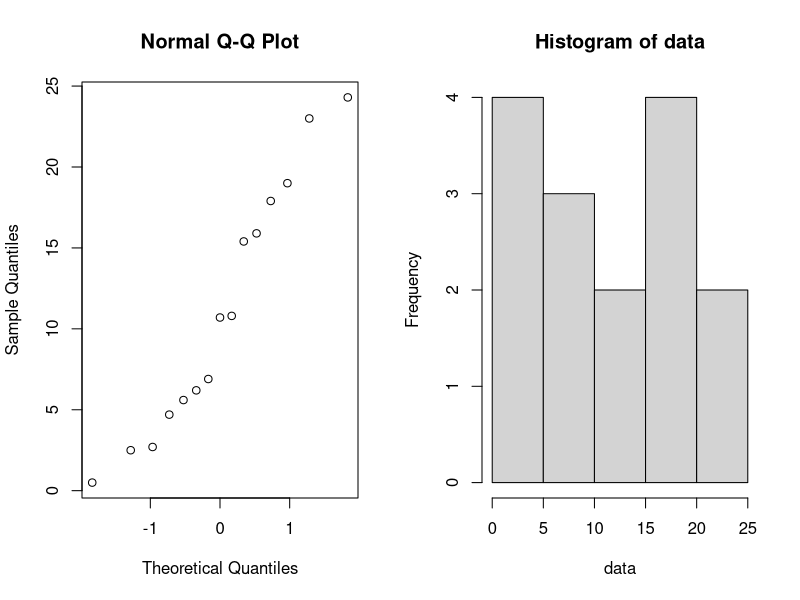
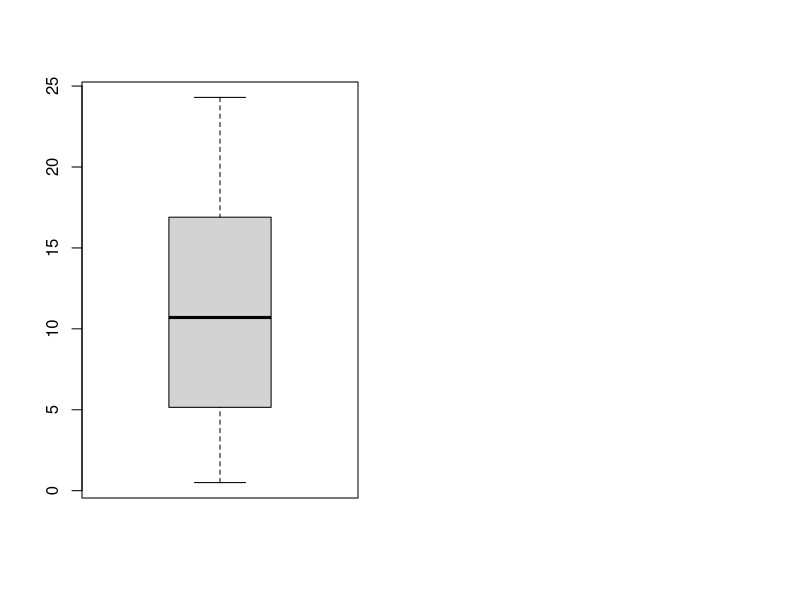
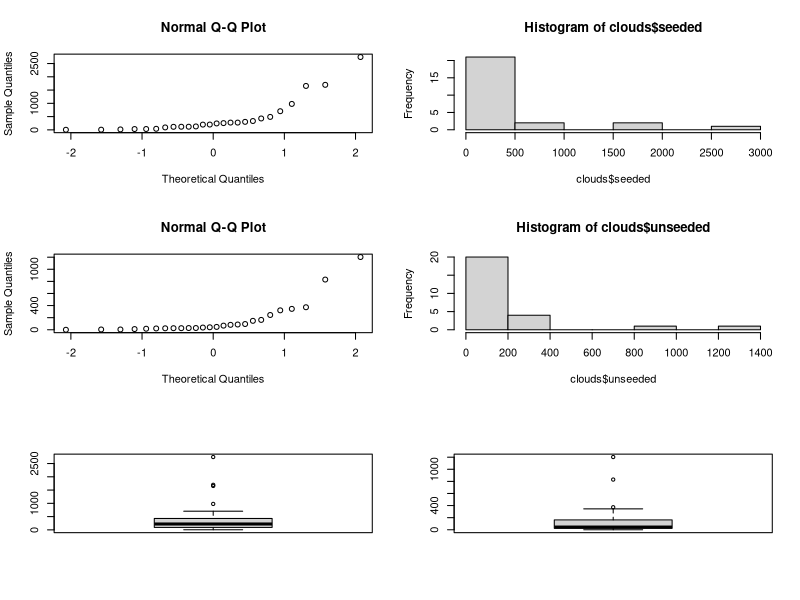
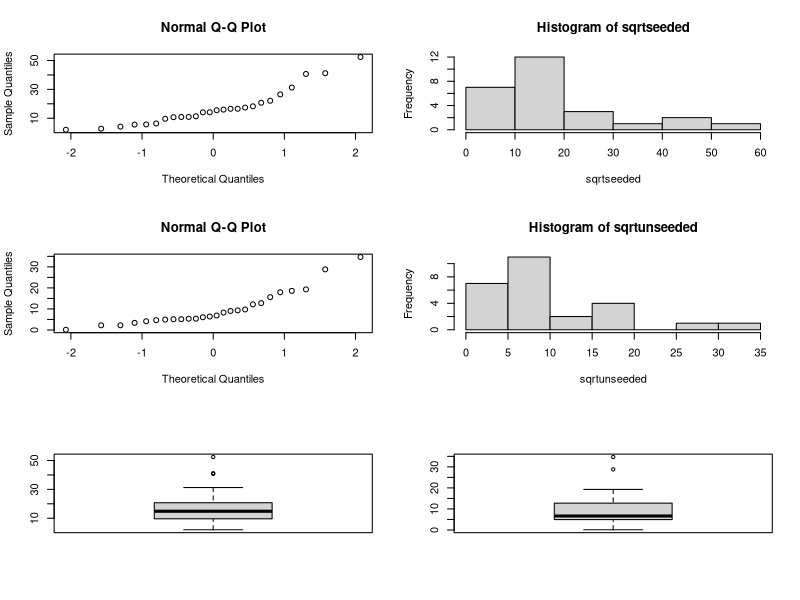
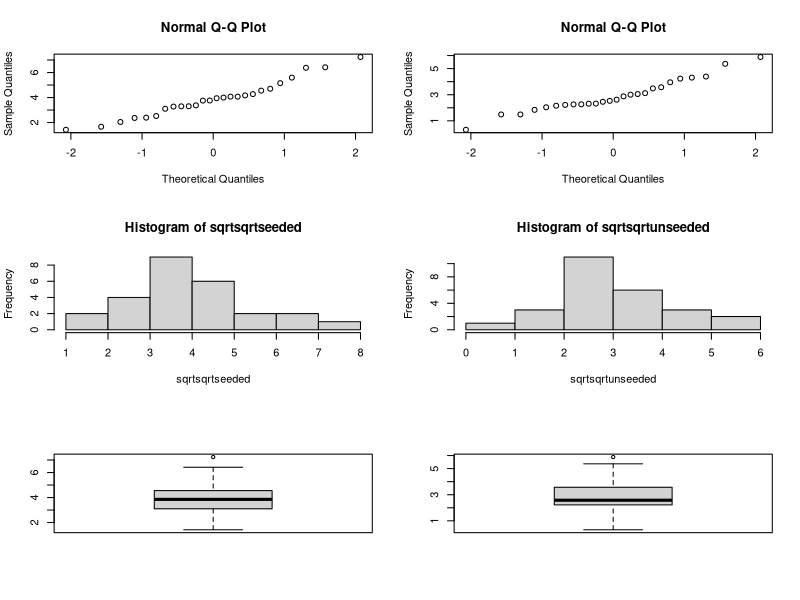
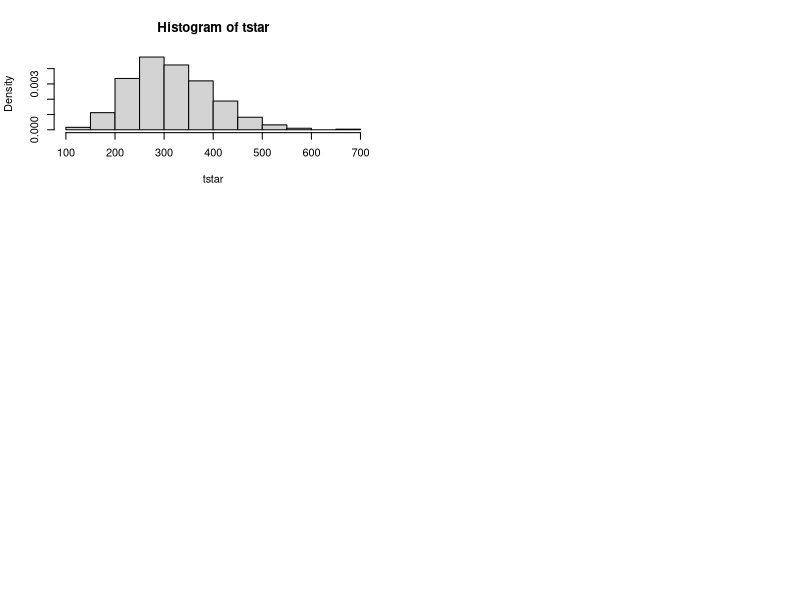
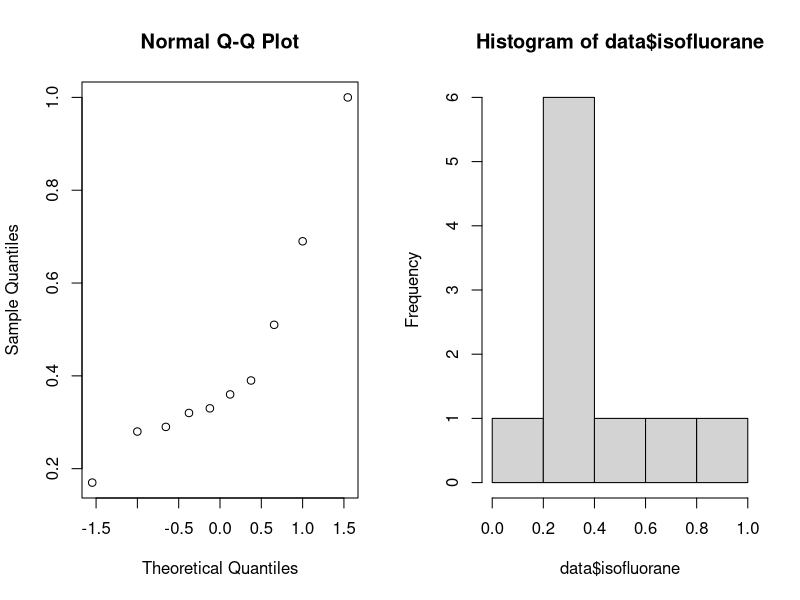
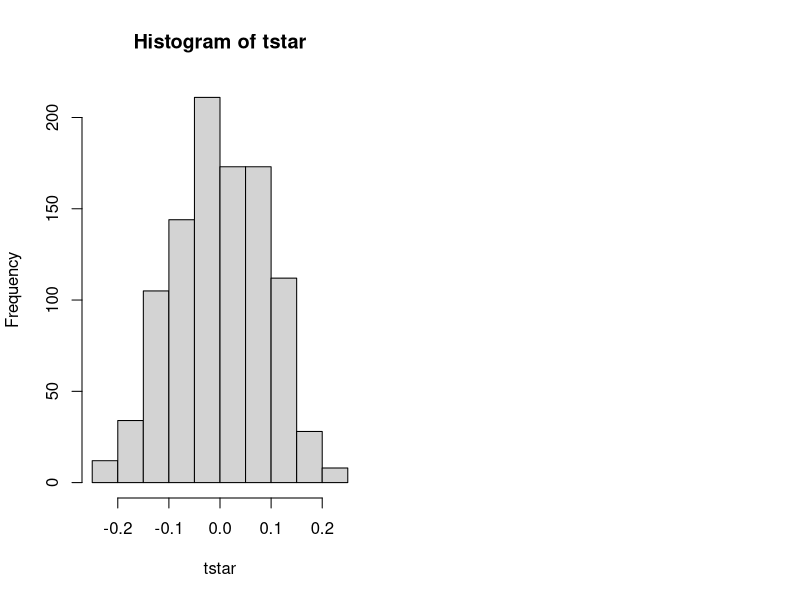

Here is the R script that generated these plots, in order:
## ---- chunk 1
options(digits=3)
options(knitr.duplicate.label = "allow")
## ---- chunk 2

## ---- chunk 3
library("ggpubr")
library("pracma")
library("lme4")
library("dplyr")
library("car")
## ---- chunk 4
# to control output:
# https://community.rstudio.com/t/showing-only-the-first-few-lines-of-the-results-of-a-code-chunk/6963/2
library(knitr)
hook_output <- knit_hooks$get("output")
knit_hooks$set(output = function(x, options) {
  lines <- options$output.lines
  if (is.null(lines)) {
    return(hook_output(x, options))  # pass to default hook
  }
  x <- unlist(strsplit(x, "\n"))
  # more <- "..."
  if (length(lines)==1) {        # first n lines
    if (length(x) > lines) {
      # truncate the output, but add ....
      x <- c(head(x, lines))
    }
  } else {
    x <- c(x[lines])
  }
  # paste these lines together
  x <- paste(c(x, ""), collapse = "\n")
  hook_output(x, options)
})
## ---- chunk 5
data = c(15.4, 17.9, 19.0, 0.5, 15.9, 2.7, 6.2, 2.5, 4.7, 6.9, 10.8, 24.3, 5.6, 23.0, 10.7)
par(mfrow=c(1,2))
qqnorm(data); hist(data)
## ---- chunk 6
shapiro.test(data);
## ---- chunk 7
mean_data = mean(data)
std_data = sd(data)
n = length(data)

error = qnorm(0.985)*std_data/sqrt(n)
left = mean_data-error
right = mean_data+error

c(left, mean_data, right)     #mean and confidence interval
## ---- chunk 8
E = 1
min_sample_size = (qnorm(0.985)^2*std_data^2)/ E^2
min_sample_size
## ---- chunk 9
B=1000
Tstar=numeric(B)
for(i in 1:B) {
  Xstar=sample(data,replace=TRUE)
  Tstar[i]=mean(Xstar) }

Tstar15=quantile(Tstar,0.015)
Tstar985=quantile(Tstar,0.985)
## ---- chunk 10
c(left, mean_data, right) 
c(2*mean_data-Tstar985,mean(Tstar),2*mean_data-Tstar15)
## ---- chunk 11
mu0 = 15
t.test(data,mu=mu0,alt="less")
## ---- chunk 12
larger_than_mu = sum(data>mu0)
samples = length(data)
binom.test(larger_than_mu,samples,p=0.5, alt='less')
## ---- chunk 13
boxplot(data)
## ---- chunk 14
mu0_1= 13
psign_13=numeric(B) ## will contain p-values of sign test
pttest_13=numeric(B) ## will contain p-values of t-test

for(i in 1:B) {
   x=sample(data,replace=TRUE)
   pttest_13[i]=t.test(x,mu=mu0_1,alt="less")[[3]] ## extract p-value
   psign_13[i]=binom.test(sum(x>mu0),length(data),p=0.5, alt="less")[[3]]} ## extract p-value

#percentage of t test/sign tests that are lower than 0.05. T tests have a lot
#larger percentage of tests that reject the H0.
sum(psign_13<0.05)/B
sum(pttest_13<0.05)/B

#power test for sign test and t-test with mu0=14
mu0_2 = 14
psign_14=numeric(B) ## will contain p-values of sign test
pttest_14=numeric(B) ## will contain p-values of t-test

for(i in 1:B) {
  x=sample(data,replace=TRUE)
  pttest_14[i]=t.test(x,mu=mu0_2,alt="less")[[3]] ## extract p-value
  psign_14[i]=binom.test(sum(x>mu0),length(data),p=0.5, alt="less")[[3]]} ## extract p-value

#percentage of t test/sign tests that are lower than 0.05. T tests have a lot
#larger percentage of test than reject the H0.
sum(psign_14<0.05)/B
sum(pttest_14<0.05)/B
## ---- chunk 15
s = sd(data)
n = length(data)

# z-score is probability
pr = 0.53 # right end confidence interval
x <- sum(data>15.5)/n # sum of values > 15.5 / total
m <- pr-x # cause pr = x+m, m is error margin
pl <- x-m # left end confidence interval
cv <- (sqrt(n)*m)/s # cause m = cv*s/sqrt(n), is critical value
area <- 0.5398 # for cv 0.10 read from z-score table
alpha <- (1-(area/2)) # don't actually need alpha, cl is area/2
cl <- (1-alpha)*100 # confidence level
cbind(pl,pr,cl)
## ---- chunk 16
tab = matrix(c(3,2,4,6), ncol=2, byrow=TRUE)
colnames(tab) = c('men', 'women')
rownames(tab) = c('more than 15.5', 'less than 15.5')
tab <- as.table(tab)
tab
## ---- chunk 17
fisher.test(tab)
## ---- chunk 18
clouds=read.table(file="clouds.txt",header=TRUE)
clouds
## ---- chunk 19
par(mfrow=c(3,2))
qqnorm(clouds$seeded);hist(clouds$seeded)
qqnorm(clouds$unseeded);hist(clouds$unseeded)
boxplot(clouds$seeded);boxplot(clouds$unseeded)
## ---- chunk 20
shapiro.test(clouds$seeded)
## ---- chunk 21
shapiro.test(clouds$unseeded)
## ---- chunk 22
t.test(clouds$seeded,clouds$unseeded,alternative = "greater")
## ---- chunk 23
wilcox.test(clouds$seeded,clouds$unseeded,alternative = "greater")
## ---- chunk 24
ks.test(clouds$unseeded,clouds$seeded,alternative = "greater")
## ---- chunk 25
sqrtseeded <- sqrt(clouds$seeded); sqrtunseeded <- sqrt(clouds$unseeded)
# Plots:
par(mfrow=c(3,2))
qqnorm(sqrtseeded);hist(sqrtseeded)
qqnorm(sqrtunseeded);hist(sqrtunseeded)
boxplot(sqrtseeded);boxplot(sqrtunseeded)
## ---- chunk 26
shapiro.test(sqrtseeded)
## ---- chunk 27
shapiro.test(sqrtunseeded)
## ---- chunk 28
t.test(sqrtseeded,sqrtunseeded,alternative = "greater")
## ---- chunk 29
wilcox.test(sqrtseeded,sqrtunseeded,alternative = "greater")
## ---- chunk 30
ks.test(sqrtunseeded,sqrtseeded,alternative = "greater")
## ---- chunk 31
sqrtsqrtseeded <- sqrt(sqrtseeded); sqrtsqrtunseeded <- sqrt(sqrtunseeded)
# Plots:
par(mfrow=c(3,2))
qqnorm(sqrtsqrtseeded);qqnorm(sqrtsqrtunseeded)
hist(sqrtsqrtseeded);hist(sqrtsqrtunseeded)
boxplot(sqrtsqrtseeded);boxplot(sqrtsqrtunseeded)
## ---- chunk 32
shapiro.test(sqrtsqrtseeded)
## ---- chunk 33
shapiro.test(sqrtsqrtunseeded)
## ---- chunk 34
var.test(sqrtsqrtseeded, sqrtsqrtunseeded, alternative = "two.sided")
## ---- chunk 35
t.test(sqrtsqrtseeded,sqrtsqrtunseeded, var.equal = TRUE, alternative = "greater")
## ---- chunk 36
wilcox.test(sqrtsqrtseeded,sqrtsqrtunseeded,alternative = "greater")
## ---- chunk 37
ks.test(sqrtsqrtunseeded,sqrtsqrtseeded,alternative = "greater")
## ---- chunk 38
c1 <- clouds$seeded
lambda_est <- 1/mean(c1)
n <- length(clouds$seeded)
sd <- 1/lambda_est
# CI
z <- qnorm(1-0.025)
CI_L <- (-z+sqrt(n))/(mean(c1)*sqrt(n))
CI_R <- (z+sqrt(n))/(mean(c1)*sqrt(n))
cbind(CI_L,CI_R)
## ---- chunk 39
t=median(c1);t
B=1000
tstar=numeric(B)
n=length(c1)
for (i in 1:B){
  xstar=rexp(n,lambda_est)
  tstar[i]=median(xstar)}
hist(tstar,prob=T)
pl=sum(tstar<t)/B; pr=sum(tstar>t)/B; p=2*min(pl,pr)
cbind(pl,pr,p)
## ---- chunk 40
ks.test(clouds$seeded,"pexp", lambda_est)
## ---- chunk 41
x <- sum(clouds$seeded<300)
n <- length(clouds$seeded)
binom.test(x,n,p=0.5,alt='less')
## ---- chunk 42
x <- sum(clouds$seeded<30)
binom.test(x,n,p=0.25,alt='less')
## ---- chunk 43
data=read.table(file="dogs.txt",header=TRUE)
data
## ---- chunk 44
par(mfrow=c(1,2))
qqnorm(data$isofluorane); hist(data$isofluorane)
## ---- chunk 45
shapiro.test(data$isofluorane)
## ---- chunk 46
cor.test(data$isofluorane, data$halothane, method = "spearman")
## ---- chunk 47
mystat=function(x,y) {mean(x-y)}
B=1000; tstar=numeric(B)
for (i in 1:B) {
  datastar=t(apply(cbind(data[,1],data[,2]),1,sample))
  tstar[i]=mystat(datastar[,1],datastar[,2]) }
myt=mystat(data[,1],data[,2])
myt
hist(tstar)
pl=sum(tstar<myt)/B
pr=sum(tstar>myt)/B
p=2*min(pl,pr)
p
## ---- chunk 48
dataframe=data.frame(concentration=as.vector(as.matrix(data)),
                     variety=factor(rep(1:3,each=10)))
aov=lm(concentration~variety,data=dataframe)
anova(aov)
## ---- chunk 49
par(mfrow=c(1,2))
qqnorm(residuals(aov)); qqline(residuals(aov))
plot(fitted(aov),residuals(aov))
leveneTest(concentration~variety,data=dataframe)
## ---- chunk 50
summary(aov)
## ---- chunk 51
attach(dataframe); kruskal.test(concentration,variety)
## ---- chunk 52
I=4; J=2; N=10
rbind(rep(1:I,each=N*J),rep(1:J,N*I),sample(1:(N*I*J)))
## ---- chunk 53
data = read.table("hemoglobin.txt", header=TRUE)
## ---- chunk 54
#necessary other wise rate is numerical and should be categorical
data$rate=as.factor(data$rate)
par(mfrow=c(1,2))
boxplot(hemoglobin ~ method, data = data) ; 
boxplot(hemoglobin ~ rate, data = data)
## ---- chunk 55
par(mfrow=c(1,2))
interaction.plot(x.factor = data$rate, trace.factor = data$method, response = data$hemoglobin);
interaction.plot(x.factor = data$method, trace.factor = data$rate, response = data$hemoglobin)
## ---- chunk 56
hemoglobinaov=lm(hemoglobin ~ method * rate, data = data) 
anova(hemoglobinaov)
## ---- chunk 57
hemoglobinaov2 =lm(hemoglobin ~ method + rate, data = data)
anova(hemoglobinaov2)
## ---- chunk 58
par(mfrow=c(1,2))
qqnorm(residuals(hemoglobinaov2))
qqline(residuals(hemoglobinaov2))
plot(fitted(hemoglobinaov2),residuals(hemoglobinaov2))
hemoglobinaov2
## ---- chunk 59
shapiro.test(residuals(hemoglobinaov2))
## ---- chunk 60
group_by(data, method, rate) %>%
  summarise(
    count = n(),
    mean = mean(hemoglobin, na.rm = TRUE),
    sd = sd(hemoglobin, na.rm = TRUE)
  )
## ---- chunk 61
group_by(data, rate) %>%
  summarise(
    count = n(),
    mean = mean(hemoglobin, na.rm = TRUE),
    sd = sd(hemoglobin, na.rm = TRUE)
  )
## ---- chunk 62
hemoglobinaov3 =lm(hemoglobin ~ rate, data = data)
anova(hemoglobinaov3)
## ---- chunk 63
cream <- read.table(file="cream.txt",header=TRUE)
cream
## ---- chunk 64
cream$batch <- factor(cream$batch)
cream$position <- factor(cream$position)
cream$starter <- factor(cream$starter)
aovcream <- lm(acidity~batch+position+starter,data=cream); anova(aovcream)
## ---- chunk 65
summary(aovcream)
## ---- chunk 66
par(mfrow=c(1,2))
qqnorm(residuals(aovcream));plot(fitted(aovcream),residuals(aovcream))
shapiro.test(residuals(aovcream))
## ---- chunk 67
aovcream=lm(acidity~batch+starter,data=cream); anova(aovcream)
## ---- chunk 68
summary(aovcream)
## ---- chunk 69
friedman.test(acidity~batch | starter,data=cream)
## ---- chunk 70
creamlmer=lmer(acidity~starter+(1|batch),REML=FALSE,data=cream)
summary(creamlmer)
## ---- chunk 71
creamlmer1=lmer(acidity~(1|batch),data=cream,REML=FALSE)
anova(creamlmer,creamlmer1)
